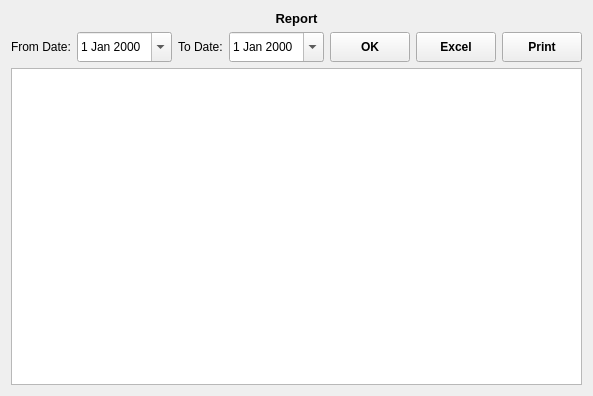
<?xml version="1.0" encoding="UTF-8"?>
<ui version="4.0">
 <class>ItemTransactionSummaryReportGenerator</class>
 <widget class="QWidget" name="ItemTransactionSummaryReportGenerator">
  <property name="geometry">
   <rect>
    <x>0</x>
    <y>0</y>
    <width>458</width>
    <height>396</height>
   </rect>
  </property>
  <property name="windowTitle">
   <string>Form</string>
  </property>
  <layout class="QVBoxLayout" name="verticalLayout_2">
   <item>
    <layout class="QVBoxLayout" name="verticalLayout">
     <item>
      <widget class="QLabel" name="label">
       <property name="font">
        <font>
         <pointsize>10</pointsize>
         <weight>75</weight>
         <bold>true</bold>
        </font>
       </property>
       <property name="text">
        <string>Report</string>
       </property>
       <property name="alignment">
        <set>Qt::AlignCenter</set>
       </property>
       <property name="margin">
        <number>5</number>
       </property>
      </widget>
     </item>
     <item>
      <layout class="QHBoxLayout" name="horizontalLayout" stretch="0,0,0,0,0,0,0,0">
       <item>
        <widget class="QLabel" name="fromDateLabel">
         <property name="text">
          <string>From Date:</string>
         </property>
        </widget>
       </item>
       <item>
        <widget class="QDateEdit" name="fromDateDateEdit">
         <property name="minimumSize">
          <size>
           <width>0</width>
           <height>30</height>
          </size>
         </property>
         <property name="calendarPopup">
          <bool>true</bool>
         </property>
        </widget>
       </item>
       <item>
        <widget class="QLabel" name="toDateLabel">
         <property name="text">
          <string>To Date:</string>
         </property>
        </widget>
       </item>
       <item>
        <widget class="QDateEdit" name="toDateDateEdit">
         <property name="minimumSize">
          <size>
           <width>0</width>
           <height>30</height>
          </size>
         </property>
         <property name="calendarPopup">
          <bool>true</bool>
         </property>
        </widget>
       </item>
       <item>
        <widget class="QToolButton" name="OKButton">
         <property name="minimumSize">
          <size>
           <width>80</width>
           <height>30</height>
          </size>
         </property>
         <property name="font">
          <font>
           <weight>75</weight>
           <bold>true</bold>
          </font>
         </property>
         <property name="text">
          <string>OK</string>
         </property>
        </widget>
       </item>
       <item>
        <spacer name="horizontalSpacer">
         <property name="orientation">
          <enum>Qt::Horizontal</enum>
         </property>
         <property name="sizeHint" stdset="0">
          <size>
           <width>40</width>
           <height>20</height>
          </size>
         </property>
        </spacer>
       </item>
       <item>
        <widget class="QToolButton" name="excelButton">
         <property name="minimumSize">
          <size>
           <width>80</width>
           <height>30</height>
          </size>
         </property>
         <property name="font">
          <font>
           <weight>75</weight>
           <bold>true</bold>
          </font>
         </property>
         <property name="text">
          <string>Excel</string>
         </property>
        </widget>
       </item>
       <item>
        <widget class="QToolButton" name="printButton">
         <property name="minimumSize">
          <size>
           <width>80</width>
           <height>30</height>
          </size>
         </property>
         <property name="font">
          <font>
           <weight>75</weight>
           <bold>true</bold>
          </font>
         </property>
         <property name="text">
          <string>Print</string>
         </property>
        </widget>
       </item>
      </layout>
     </item>
     <item>
      <widget class="QTableView" name="tableView">
       <property name="editTriggers">
        <set>QAbstractItemView::AnyKeyPressed|QAbstractItemView::DoubleClicked</set>
       </property>
       <property name="selectionMode">
        <enum>QAbstractItemView::SingleSelection</enum>
       </property>
       <property name="selectionBehavior">
        <enum>QAbstractItemView::SelectRows</enum>
       </property>
      </widget>
     </item>
    </layout>
   </item>
  </layout>
 </widget>
 <resources/>
 <connections/>
</ui>
